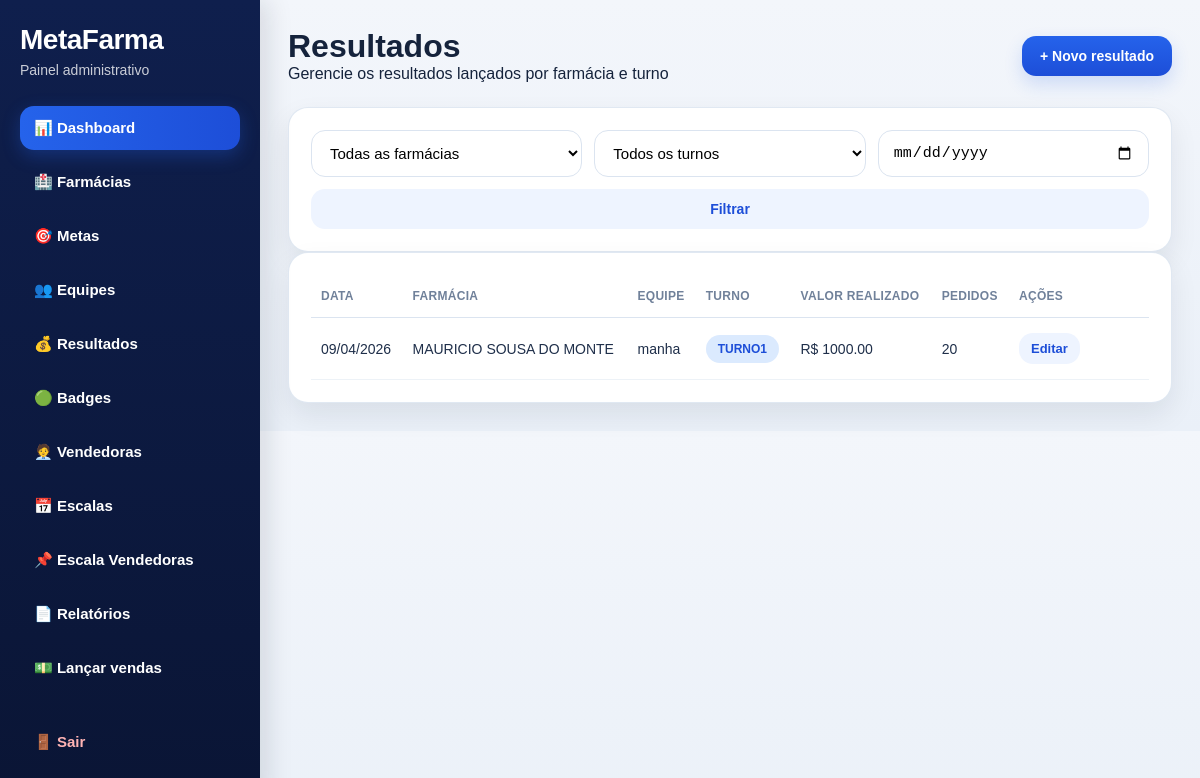
The page /resultados/ (signed in) on the database as committed earlier.
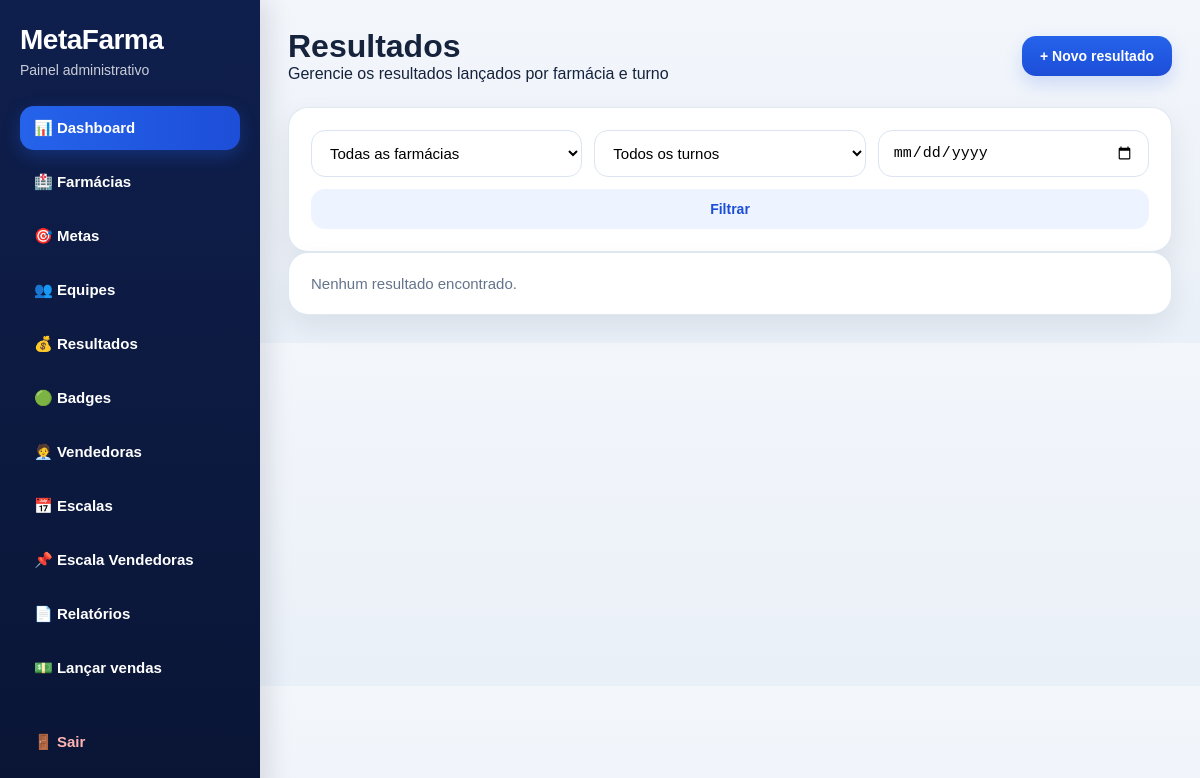
The same page on the database as committed later.
### app/models.py (models this page shows, shortened)
class Resultado(db.Model):
    __tablename__ = "resultados"
    id = db.Column(db.Integer, primary_key=True)
    farmacia_id = db.Column(db.Integer, db.ForeignKey("farmacias.id"), nullable=False, index=True)
    equipe_id = db.Column(db.Integer, db.ForeignKey("equipes.id"), nullable=False, index=True)
    data_resultado = db.Column(db.Date, nullable=False, index=True)
    turno = db.Column(db.String(20), nullable=False, index=True)
    valor_realizado = db.Column(db.Float, default=0)
    pedidos_realizados = db.Column(db.Integer, default=0)
    observacao = db.Column(db.String(255), nullable=True)
    criado_em = db.Column(db.DateTime, default=agora_brasil)

class Farmacia(db.Model):
    __tablename__ = "farmacias"
    id = db.Column(db.Integer, primary_key=True)
    nome = db.Column(db.String(150), nullable=False)
    responsavel = db.Column(db.String(150), nullable=True)
    cidade = db.Column(db.String(100), nullable=True)
    telefone = db.Column(db.String(30), nullable=True)
    status = db.Column(db.String(20), default="ativa")
    observacao = db.Column(db.String(255), nullable=True)
    criado_em = db.Column(db.DateTime, default=agora_brasil)
    metas = db.relationship("Meta", backref="farmacia", lazy=True, cascade="all, delete-orphan")
    equipes = db.relationship("Equipe", backref="farmacia", lazy=True, cascade="all, delete-orphan")
    resultados = db.relationship("Resultado", backref="farmacia", lazy=True, cascade="all, delete-orphan")
    vendedoras = db.relationship("Vendedora", backref="farmacia", lazy=True, cascade="all, delete-orphan")
    escalas_semanais = db.relationship("EscalaSemanal", backref="farmacia", lazy=True, cascade="all, delete-orphan")
    escalas_vendedoras = db.relationship("EscalaVendedora", backref="farmacia", lazy=True, cascade="all, delete-orphan")

class Equipe(db.Model):
    __tablename__ = "equipes"
    id = db.Column(db.Integer, primary_key=True)
    farmacia_id = db.Column(db.Integer, db.ForeignKey("farmacias.id"), nullable=False, index=True)
    nome = db.Column(db.String(120), nullable=False)
    turno = db.Column(db.String(20), nullable=False, index=True)
    responsavel = db.Column(db.String(120), nullable=True)
    status = db.Column(db.String(20), default="ativa")
    observacao = db.Column(db.String(255), nullable=True)
    criado_em = db.Column(db.DateTime, default=agora_brasil)
    resultados = db.relationship("Resultado", backref="equipe", lazy=True)

### app/routes/resultados.py (the view)
@resultados_bp.route("/")
@login_required
def listar():
    farmacia_id = request.args.get("farmacia_id", type=int)
    turno = request.args.get("turno", "").strip()
    data_str = request.args.get("data_resultado", "").strip()
    query = Resultado.query.join(Farmacia).join(Equipe)
    if farmacia_id:
        query = query.filter(Resultado.farmacia_id == farmacia_id)
    if turno:
        query = query.filter(Resultado.turno == turno)
    data_resultado = str_para_data(data_str)
    if data_resultado:
        query = query.filter(Resultado.data_resultado == data_resultado)
    resultados = query.order_by(Resultado.data_resultado.desc(), Resultado.id.desc()).all()
    farmacias = Farmacia.query.order_by(Farmacia.nome.asc()).all()
    return render_template(
        "resultados/listar.html",
        resultados=resultados,
        farmacias=farmacias,
        farmacia_id=farmacia_id,
        turno=turno,
        data_resultado=data_str
    )

### app/routes/resultados.py (called while the page is built)
def str_para_data(valor):
    if not valor:
        return None
    try:
        return datetime.strptime(valor, "%Y-%m-%d").date()
    except ValueError:
        return None

### app/templates/resultados/listar.html (shortened to what this page needs)
{% extends "base.html" %}
{% block content %}
<div class="page-header">
    <div>
        <h1>Resultados</h1>
        <p>Gerencie os resultados lançados por farmácia e turno</p>
    </div>
    <a href="{{ url_for('resultados.novo') }}" class="btn btn-primary">+ Novo resultado</a>
</div>
<div class="card">
    <form method="GET" class="filter-bar filter-bar-4">
        <select name="farmacia_id">
            <option value="">Todas as farmácias</option>
        </select>
        <select name="turno">
            <option value="">Todos os turnos</option>
        </select>
        <input type="date" name="data_resultado" value="{{ data_resultado }}">
        <button type="submit" class="btn btn-secondary">Filtrar</button>
    </form>
</div>
<div class="card">
    {% if resultados %}
    <div class="table-responsive">
        <table>
            <thead>
                <tr>
                    <th>Data</th>
                    <th>Farmácia</th>
                    <th>Equipe</th>
                    <th>Turno</th>
                    <th>Valor realizado</th>
                    <th>Pedidos</th>
                    <th width="140">Ações</th>
                </tr>
            </thead>
            <tbody>
                {% for resultado in resultados %}
                <tr>
                    <td>{{ resultado.data_resultado.strftime('%d/%m/%Y') }}</td>
                    <td>{{ resultado.farmacia.nome }}</td>
                    <td>{{ resultado.equipe.nome }}</td>
                    <td><span class="badge badge-info">{{ resultado.turno }}</span></td>
                    <td>R$ {{ "%.2f"|format(resultado.valor_realizado or 0) }}</td>
                    <td>{{ resultado.pedidos_realizados or 0 }}</td>
                    <td>
                        <a href="{{ url_for('resultados.editar', resultado_id=resultado.id) }}" class="btn btn-small btn-secondary">Editar</a>
                    </td>
                </tr>
                {% endfor %}
            </tbody>
        </table>
    </div>
    {% else %}
        <p class="empty-state">Nenhum resultado encontrado.</p>
    {% endif %}
</div>
{% endblock %}

Rows that differ between the two databases and show on the page:
removed Resultado: data_resultado "09/04/2026", farmacia.nome "MAURICIO SOUSA DO MONTE", equipe.nome "manha", turno "TURNO1", valor_realizado "1000.00", pedidos_realizados "20"
Other text that changed with them:
text no longer shown: "DATA FARMÁCIA EQUIPE TURNO VALOR REALIZADO PEDIDOS AÇÕES"
text now shown: "Nenhum resultado encontrado."
